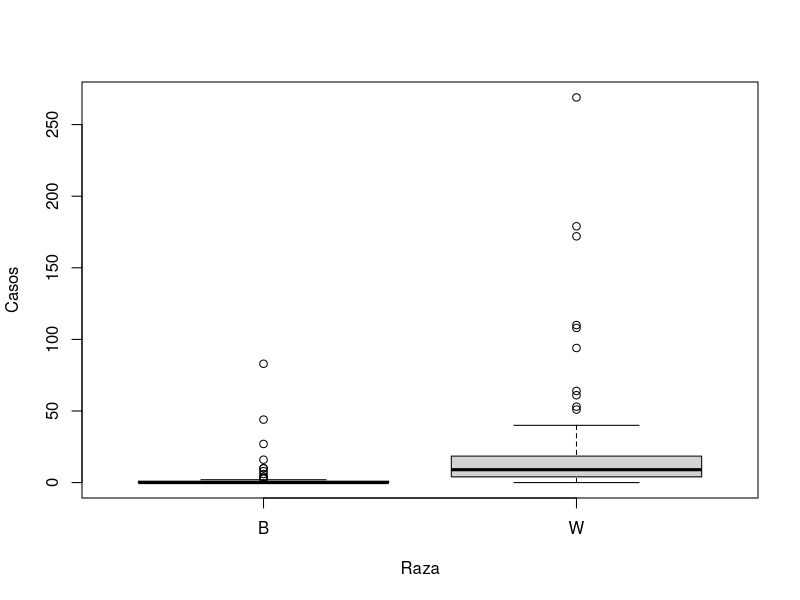
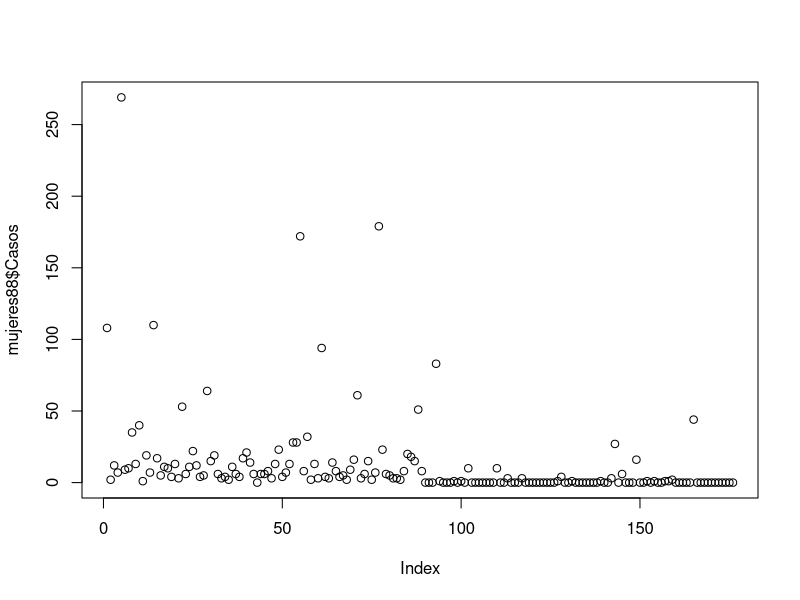
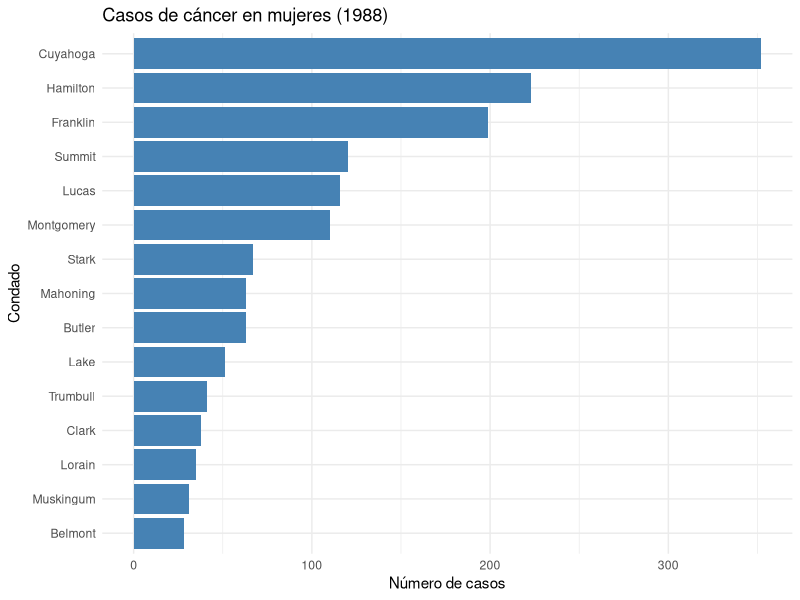
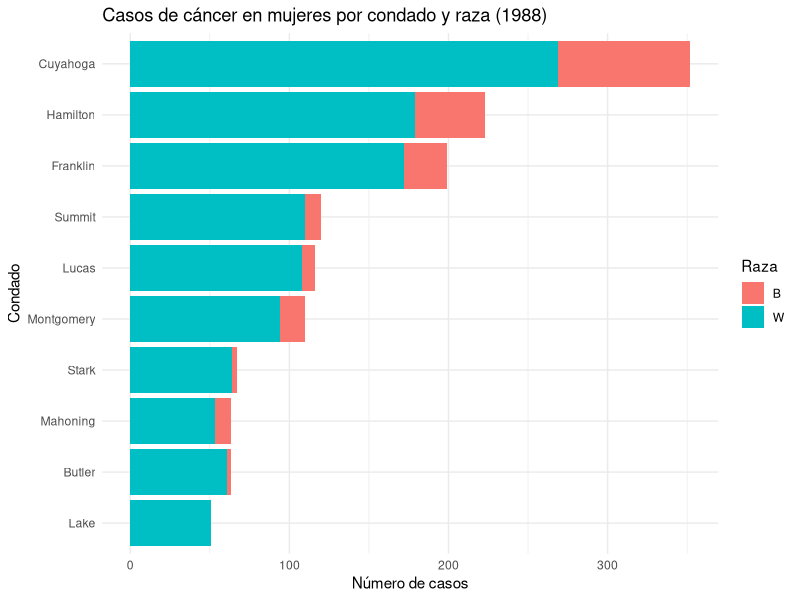
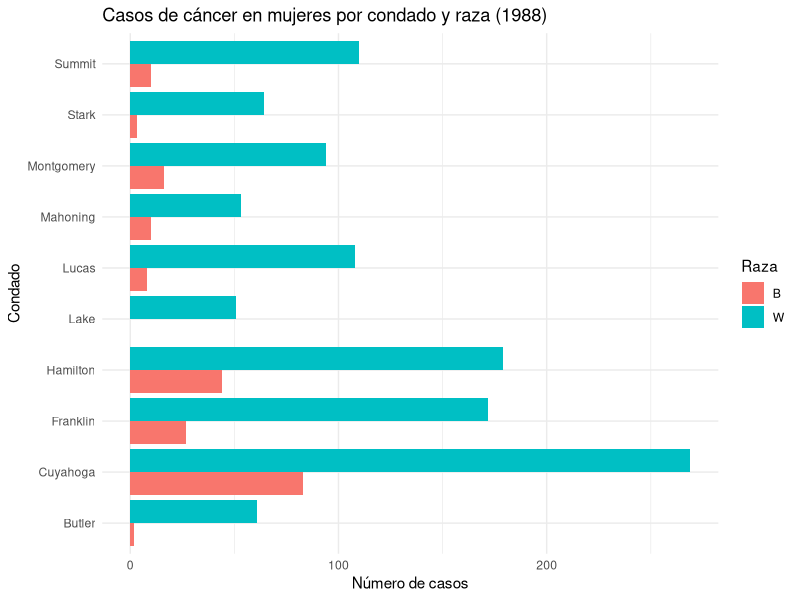

Reproduce these figures in R, in order.
## ---- chunk 1
#--------------------------------- Librerías ----------------------------------#
library(readr) #leer csv
library(dplyr) #manejo de datos
library(ggplot2) #gráficas
library(knitr) #Para mostrar tablas
## ---- chunk 2
#------------------------------------ Data ------------------------------------#
ohlung <- read_csv("ohiolung/ohlung.csv")
head(ohlung,10)
## ---- chunk 3
ohlung %>% select(-c("LM68","LF68","LM78","LF78","LM88","LF88",
                     "POPM68","POPF68","POPM78","POPF78","POPM88","POPF88"))
tabla1 <- ohlung %>% select(COUNTYID,NAME,AREA,PERIMETER,Casos=LFW88,
                            Poblacion=POPFW88)
tabla2 <- ohlung %>% select(COUNTYID,NAME,AREA,PERIMETER,Casos=LFB88,
                            Poblacion=POPFB88)
mujeres88 <- bind_rows(tabla1,tabla2)
mujeres88 <- mujeres88 %>% mutate(Raza=c(rep("W",88),rep("B",88))) 
mujeres88$Raza <- as.factor(mujeres88$Raza)
str(mujeres88)
## ---- chunk 4
boxplot(Casos ~ Raza, data=mujeres88)
## ---- chunk 5
plot(mujeres88$Casos)
## ---- chunk 6
casos_condado <- mujeres88 %>%
  group_by(NAME) %>%
  summarise(casos = sum(Casos, na.rm = TRUE)) %>% arrange(desc(casos))

ggplot(head(casos_condado,15), aes(x = reorder(NAME, casos), y = casos)) +
  geom_col(fill = "steelblue") +
  coord_flip() +
  labs(
    title = "Casos de cáncer en mujeres (1988)",
    x = "Condado",
    y = "Número de casos"
  ) +
  theme_minimal()

## ---- chunk 7
top_condados <- mujeres88 %>%
  group_by(NAME) %>%
  summarise(total_casos = sum(Casos, na.rm = TRUE)) %>%
  slice_max(total_casos, n = 10)


ggplot(
  mujeres88 %>% filter(NAME %in% top_condados$NAME),
  aes(
    x = reorder(NAME, ave(Casos, NAME, FUN = sum)),
    y = Casos,
    fill = Raza
  )
) +
  geom_col() +
  coord_flip() +
  labs(
    title = "Casos de cáncer en mujeres por condado y raza (1988)",
    x = "Condado",
    y = "Número de casos",
    fill = "Raza"
  ) +
  theme_minimal()


## ---- chunk 8
ggplot(mujeres88 %>% filter(NAME %in% top_condados$NAME), 
       aes(x = NAME, y = Casos, fill = Raza)) +
  geom_col(position = "dodge") +
  coord_flip() +
  labs(
    title = "Casos de cáncer en mujeres por condado y raza (1988)",
    x = "Condado",
    y = "Número de casos",
    fill = "Raza"
  ) +
  theme_minimal()

## ---- chunk 9
top_condados2 <-  mujeres88 %>%  
  group_by(NAME) %>%
  summarise(total_casos = sum(Casos, na.rm = TRUE),
            area = first(AREA)) %>% 
  slice_max(total_casos, n = 10)
kable(top_condados2, caption = "Top 10 condados con más casos")
## ---- chunk 10

## ---- chunk 11

## ---- chunk 12

